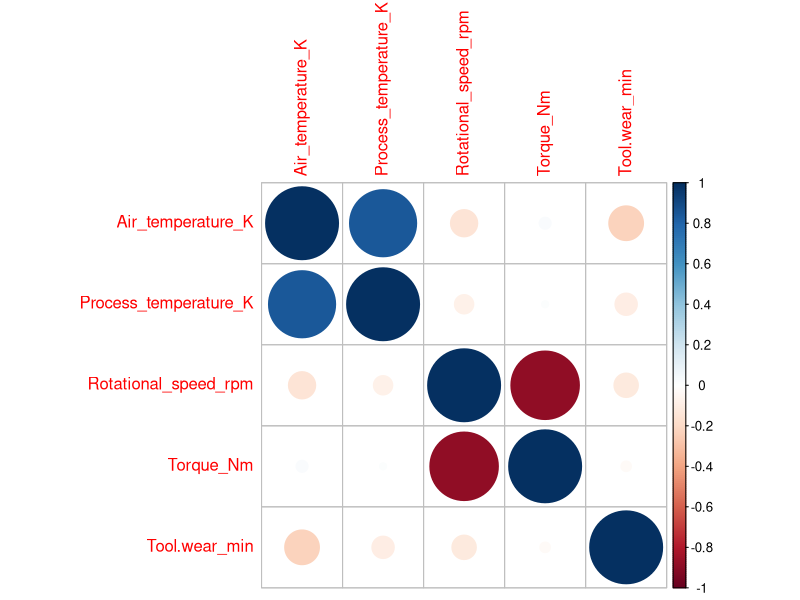
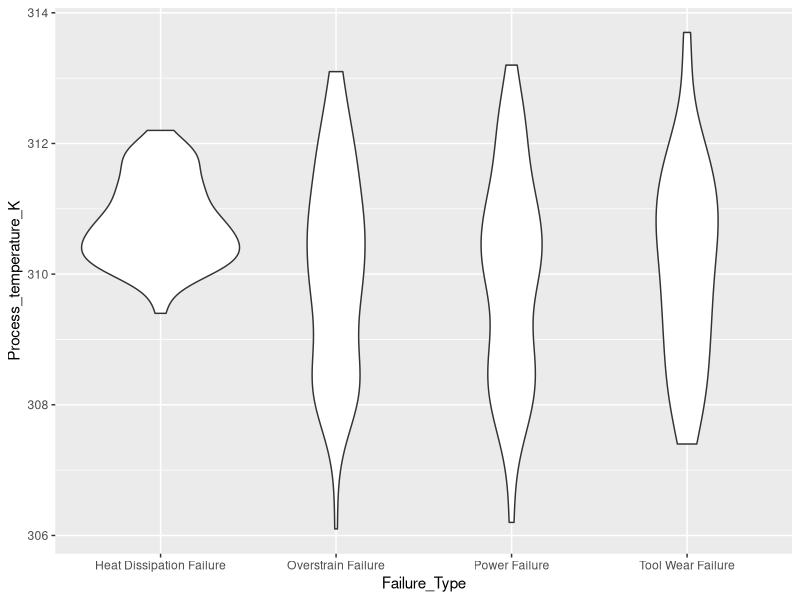
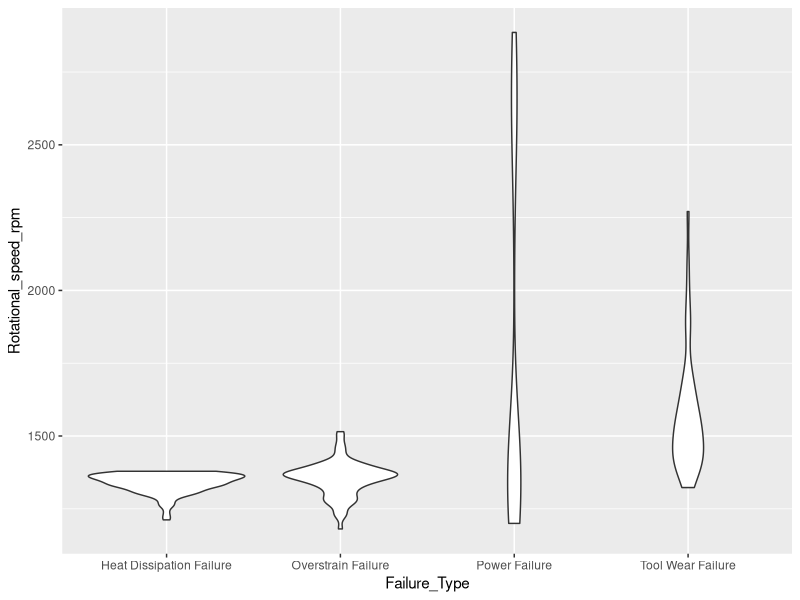
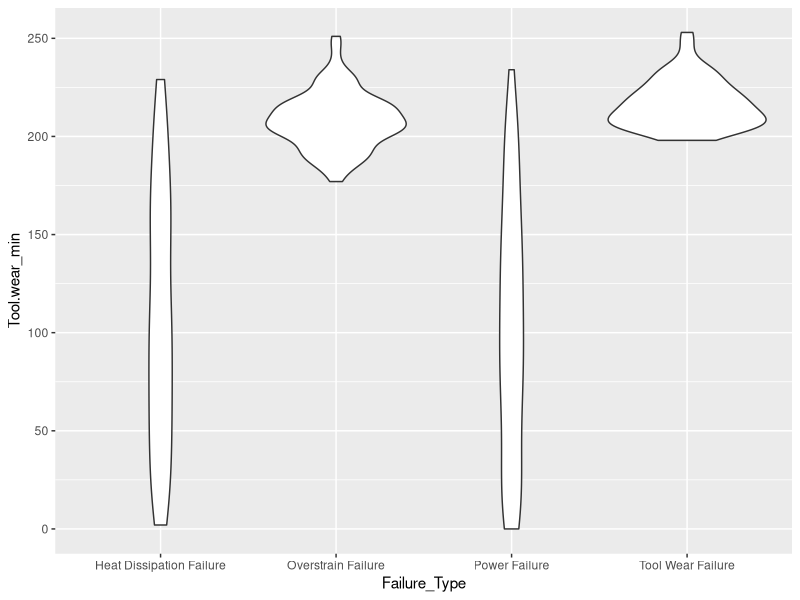

Write R code to recreate these figures, in order.
## ---- chunk 1
knitr::opts_chunk$set(echo = TRUE)
# installing caret for train/test split
library(caret)
library(nnet)
library(corrplot)
library(ggplot2)
## ---- chunk 2
pred_maint <-read.csv("../data/predictive_maintenance.csv", header=TRUE, sep= ",")
str(pred_maint)
table(pred_maint$Target)
## ---- chunk 3
# limit the predict failure dataframe to only when failures occurred
pred_failure <- pred_maint[pred_maint$Target ==1,]
pred_failure <- pred_failure[pred_failure$Failure_Type != "No Failure",]
pred_failure <- pred_failure[,!names(pred_failure) %in% c("UDI", "Product_ID", "Target")]

# set the chr types to factors
pred_failure$Type <- as.factor(pred_failure$Type)
pred_failure$Failure_Type <- as.factor(pred_failure$Failure_Type)
str(pred_failure)
## ---- chunk 4
num_vars <- c("Air_temperature_K", "Process_temperature_K", "Rotational_speed_rpm", "Torque_Nm", "Tool.wear_min")
M <- cor(pred_failure[num_vars])
corrplot(M, method="circle")
## ---- chunk 5
pred_failure_lim <- pred_failure[c("Type", "Process_temperature_K", "Rotational_speed_rpm", "Tool.wear_min", "Failure_Type")]
str(pred_failure_lim)
## ---- chunk 6
ggplot(pred_failure_lim, aes(x = Failure_Type, y = Process_temperature_K)) +
  geom_violin() + guides(fill = guide_legend(title = "Failure Type vs Air Temperature (K)"))

ggplot(pred_failure_lim, aes(x = Failure_Type, y = Rotational_speed_rpm )) +
  geom_violin() + guides(fill = guide_legend(title = "Failure Type vs Rotational_speed_rpm"))

ggplot(pred_failure_lim, aes(x = Failure_Type, y = Tool.wear_min)) +
  geom_violin() + guides(fill = guide_legend(title = "Failure Type vs Tool Wear"))
## ---- chunk 7
# scaling the process_temperature_K to put it in a more standard range
pred_failure_lim$Process_temperature_K <- scale(pred_failure_lim$Process_temperature_K)

## ---- chunk 8
set.seed(424242) # setting the seed to always get the same train/test split
#Splitting the data using a function from dplyr package
index <- createDataPartition(pred_failure_lim$Failure_Type, p = .80, list = FALSE)
train <- pred_failure_lim[index,]
test <- pred_failure_lim[-index,]

## ---- chunk 9
set.seed(424242) # setting the seed to always get the same model_fit
# Training the multinomial model
multinom_model <- multinom(Failure_Type ~ ., data = train)

# Checking the model
summary(multinom_model)
## ---- chunk 10
exp(coef(multinom_model))
## ---- chunk 11
# Predicting the values for train dataset
train$Failure_Predicted <- predict(multinom_model, newdata = train, "class")
# Building classification table
tab <- table(train$Failure_Type, train$Failure_Predicted)

cm <- confusionMatrix(train$Failure_Predicted, train$Failure_Type)
cm_class <- cm$byClass
cm
recall <- mean(cm_class[,"Sensitivity"])
recall
precision <- mean(cm_class[,"Pos Pred Value"])
precision
## ---- chunk 12


# Predicting the class for test dataset
test$Failure_Predicted <- predict(multinom_model, newdata = test, "class")
# Building classification table
tab <- table(test$Failure_Type, test$Failure_Predicted)
tab
cm <-confusionMatrix(test$Failure_Predicted, test$Failure_Type)
cm_class <- cm$byClass
cm
recall <- mean(cm_class[,"Sensitivity"])
recall
precision <- mean(cm_class[,"Pos Pred Value"])
precision
## ---- chunk 13


